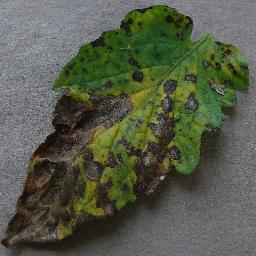
#> input picture final_v2/test/Tomato_early_blight.JPG, 256 x 256 px, found by its file name
$ python grey_scale.py
#> lines starting #> are read from the running program, lines starting #| are printed output that depends on the picture; after the words box and inside, x2 and y2 are one past the last pixel; in counts of white or black regions, pixels touching at a corner belong together
import cv2

# Load the original image
image = cv2.imread('final_v2/test/Tomato_early_blight.JPG')  # Replace 'input_image.jpg' with your image file path
#> image is the input picture: shape (256, 256, 3); mean B, G, R 73.6, 91, 85.8

# Convert the image to grayscale
gray_image = cv2.cvtColor(image, cv2.COLOR_BGR2GRAY)
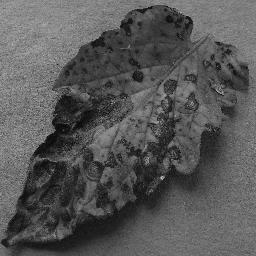
#> gray_image: shape (256, 256); min 1, max 195, mean 87.5

# Save or display the grayscale image
cv2.imwrite('noise/grey_scale/gray_image.jpg', gray_image)  # This saves the grayscale image
# cv2.imshow('Grayscale Image', gray_image)  # This displays the grayscale image
# cv2.waitKey(0)  # Waits for a key press to close the displayed image
# cv2.destroyAllWindows()


# import cv2
import numpy as np
import matplotlib.pyplot as plt

# Load the grayscale image
image = gray_image

# Step 1: Thresholding to isolate the leaf
_, leaf_mask = cv2.threshold(image, 128, 255, cv2.THRESH_BINARY_INV + cv2.THRESH_OTSU)
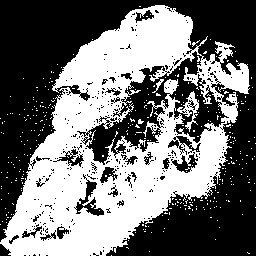
#> leaf_mask: shape (256, 256); 45.4% white; 342 white regions (338 under 20 px)

# Step 2: Find contours to get the leaf region
contours, _ = cv2.findContours(leaf_mask, cv2.RETR_EXTERNAL, cv2.CHAIN_APPROX_SIMPLE)
#> contours = 255 contours, 254 with area under 20; largest, box (x1, y1, x2, y2) and area: (0, 5, 250, 256) 36912

# Create a mask to separate the leaf region
leaf_only = np.zeros_like(image)
cv2.drawContours(leaf_only, contours, -1, 255, thickness=cv2.FILLED)
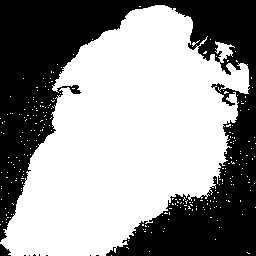
#> leaf_only: shape (256, 256); 58.1% white; 9 black regions (7 under 20 px), largest, box (x1, y1, x2, y2) and area: (0, 0, 256, 256) 27386, (0, 244, 11, 256) 86

# Apply the leaf mask to the original image to isolate the leaf
leaf_region = cv2.bitwise_and(image, image, mask=leaf_only)
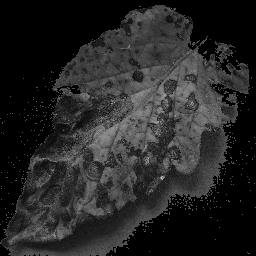
#> leaf_region: shape (256, 256); min 0, max 195, mean 37.8

# Step 3: Detect disease spots (using adaptive thresholding or other techniques)
# Adaptive thresholding to highlight darker spots within the leaf region
disease_spots = cv2.adaptiveThreshold(leaf_region, 255, cv2.ADAPTIVE_THRESH_GAUSSIAN_C,
                                      cv2.THRESH_BINARY_INV, 11, 2)
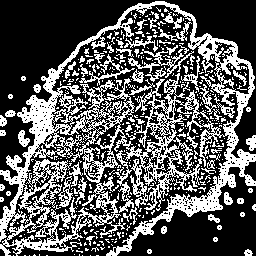
#> disease_spots: shape (256, 256); 35.1% white in thin lines or dots

# Filter out small spots to reduce noise
kernel = np.ones((3, 3), np.uint8)
disease_spots_cleaned = cv2.morphologyEx(disease_spots, cv2.MORPH_OPEN, kernel, iterations=2)
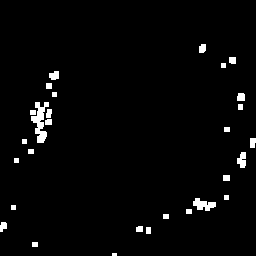
#> disease_spots_cleaned: shape (256, 256); 2.4% white; 29 white regions (1 under 20 px), largest, box (x1, y1, x2, y2) and area: (31, 102, 49, 143) 355, (193, 198, 216, 211) 179, (237, 152, 246, 168) 106

# [11 lines of commented-out code are left out]

cv2.imwrite("noise/grey_scale/leaf_regions.png", leaf_region)

# [4 lines of commented-out code are left out]

cv2.imwrite("noise/grey_scale/disease_spots_cleaned.png", disease_spots_cleaned)
# plt.show()

$ run again, with final_v2/test/TomatoHealthy2.JPG copied over final_v2/test/Tomato_early_blight.JPG
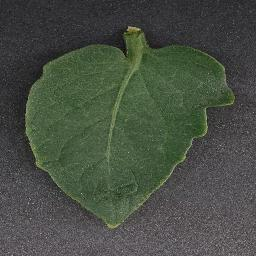
#> input picture final_v2/test/TomatoHealthy2.JPG, 256 x 256 px, found by its file name
#> image is the input picture: shape (256, 256, 3); mean B, G, R 67.5, 78.4, 71.3
#> `_, leaf_mask = cv2.threshold(image, 128, 255, cv2.THRESH_BINARY_INV + ..`:
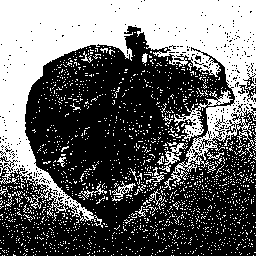
#> leaf_mask: shape (256, 256); 40.1% white; 1788 white regions (1765 under 20 px)
#> contours = 1786 contours, 1776 with area under 20; largest, box (x1, y1, x2, y2) and area: (0, 0, 256, 228) 20958, (174, 90, 233, 141) 500, (164, 143, 188, 165) 140, (112, 181, 136, 198) 93, (79, 183, 107, 199) 40
#> leaf_only: shape (256, 256); 42.5% white; 1786 white regions (1763 under 20 px), largest, box (x1, y1, x2, y2) and area: (0, 0, 256, 228) 22266, (174, 90, 233, 141) 702, (164, 143, 188, 165) 204
#> disease_spots: shape (256, 256); 59.2% white; 1867 black regions (1820 under 20 px), largest, box (x1, y1, x2, y2) and area: (0, 0, 256, 228) 14382, (29, 38, 142, 184) 3655, (174, 90, 233, 141) 648
#> `disease_spots_cleaned = cv2.morphologyEx(disease_spots, cv2.MORPH_OPEN..`:
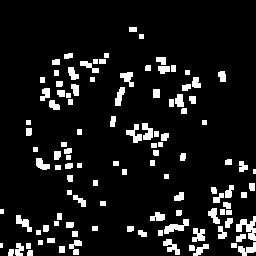
#> disease_spots_cleaned: shape (256, 256); 9.4% white; 112 white regions (2 under 20 px), largest, box (x1, y1, x2, y2) and area: (236, 216, 256, 241) 244, (164, 219, 189, 234) 175, (126, 124, 142, 143) 145
